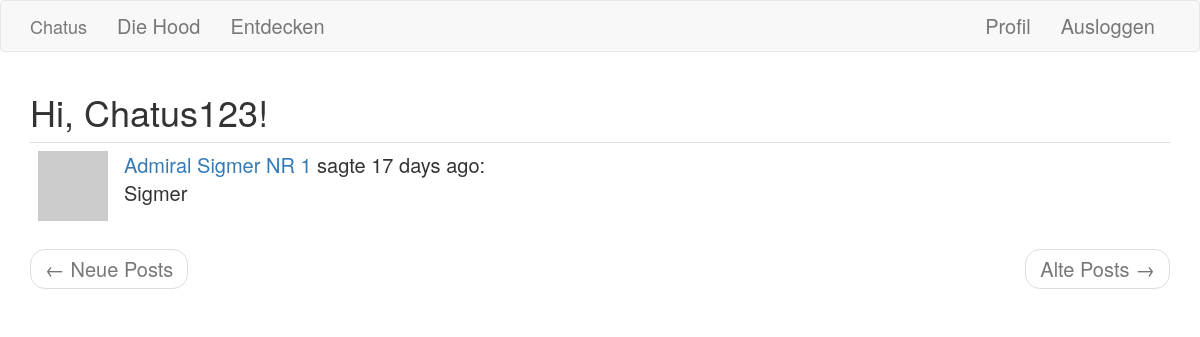
Page /explore (signed in) on the committed database.
### app/models.py (models this page shows, shortened)
class User(UserMixin, db.Model):
    id = db.Column(db.Integer, primary_key=True)
    username = db.Column(db.String(64), index=True, unique=True)
    email = db.Column(db.String(120), index=True, unique=True)
    password_hash = db.Column(db.String(128))
    posts = db.relationship('Post', backref='author', lazy='dynamic')
    about_me = db.Column(db.String(140))
    last_seen = db.Column(db.DateTime, default=datetime.utcnow)
    age = db.Column(db.String(20))
    followed = db.relationship(
        'User', secondary=followers,
        primaryjoin=(followers.c.follower_id == id),
        secondaryjoin=(followers.c.followed_id == id),
        backref=db.backref('followers', lazy='dynamic'), lazy='dynamic')
    def avatar(self, size):
        digest = md5(self.email.lower().encode('utf-8')).hexdigest()
        return 'https://www.gravatar.com/avatar/{}?s={}&d=https%3A%2F%2Fi.pinimg.com%2F564x%2Fc0%2Fa7%2Fa6%2Fc0a7a613e35143a9606521beee386ccf.jpg'.format(
            digest, size)
    def notFollowedPosts(self):
        followed = Post.query.join(followers , (followers.c.followed_id == Post.user_id)).filter(
            followers.c.followed_id == self.id).union(self.posts)
        all_ = Post.query.filter_by()
        return all_.except_(followed).order_by(Post.timestamp.desc())

class Post(db.Model):
    id = db.Column(db.Integer, primary_key=True)
    body = db.Column(db.String(140))
    timestamp = db.Column(db.DateTime, index=True, default=datetime.utcnow)
    user_id = db.Column(db.Integer, db.ForeignKey('user.id'))

### app/auth/routes.py (the view)
@app.route('/explore')
@login_required
def explore():
    page = request.args.get('page', 1, type=int)
    posts = current_user.notFollowedPosts().paginate(
        page=page, per_page=app.config['POSTS_PER_PAGE'], error_out=False)
    next_url = url_for('explore', page=posts.next_num) \
        if posts.has_next else None
    prev_url = url_for('explore', page=posts.prev_num) \
        if posts.has_prev else None
    return render_template('index.html', title='Explore', posts=posts.items,
                           next_url=next_url, prev_url=prev_url)

### app/auth/routes.py (called while the page is built)
@app.before_request
def before_request():
    if current_user.is_authenticated:
        current_user.last_seen = datetime.utcnow()
        db.session.commit()

### app/models.py (called while the page is built)
@login.user_loader
def load_user(id):
    return User.query.get(int(id))

### app/templates/index.html (shortened to what this page needs)
{% extends "base.html" %}
{% import 'bootstrap/wtf.html' as wtf %}
{% block app_content %}
    <h1>Hi, {{ current_user.username }}!</h1>
    {% for post in posts %}
        {% include '_post.html' %}
    {% endfor %}
    <nav aria-label="...">
        <ul class="pager">
            <li class="previous{% if not prev_url %} disabled{% endif %}">
                <a href="{{ prev_url or '#' }}">
                    <span aria-hidden="true">&larr;</span> Neue Posts
                </a>
            </li>
            <li class="next{% if not next_url %} disabled{% endif %}">
                <a href="{{ next_url or '#' }}">
                    Alte Posts <span aria-hidden="true">&rarr;</span>
                </a>
            </li>
        </ul>
    </nav>
{% endblock %}

### app/templates/_post.html
    <table class="table table-hover">
        <tr>
            <td width="70px">
                <a href="{{ url_for('user', username=post.author.username) }}">
                    <img src="{{ post.author.avatar(70) }}" height="70px"/>
                </a>
            </td>
            <td>
                <a href="{{ url_for('user', username=post.author.username) }}">
                    {{ post.author.username }}
                </a>
                sagte {{ moment(post.timestamp).fromNow() }}:
                <br>
                {{ post.body }}
            </td>
        </tr>
    </table>

### rows in the picture
User: username "Chatus123"
Post: author.username "Admiral Sigmer NR 1", timestamp "17 days ago", body "Sigmer"
